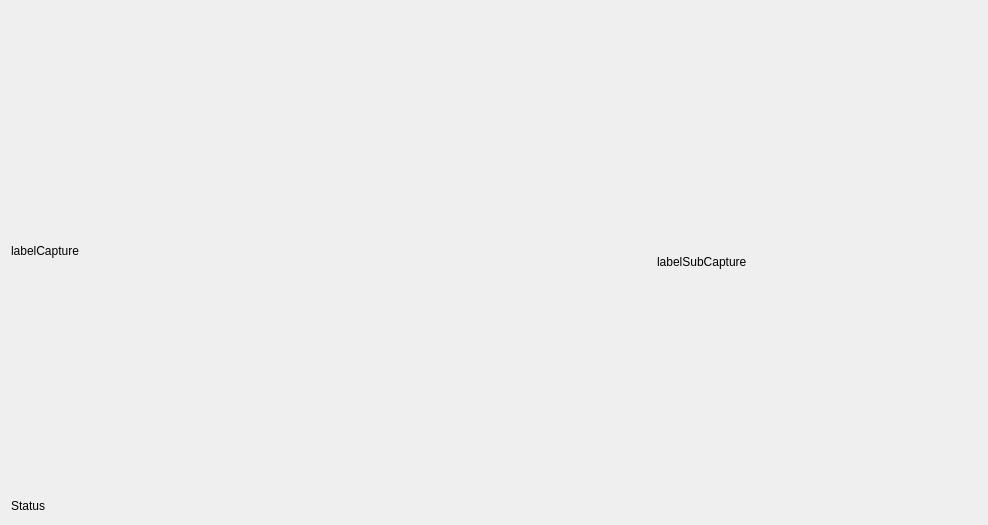
<?xml version="1.0" encoding="UTF-8"?>
<ui version="4.0">
 <class>Widget</class>
 <widget class="QWidget" name="Widget">
  <property name="geometry">
   <rect>
    <x>0</x>
    <y>0</y>
    <width>988</width>
    <height>525</height>
   </rect>
  </property>
  <property name="windowTitle">
   <string>Widget</string>
  </property>
  <layout class="QHBoxLayout" name="horizontalLayout">
   <item>
    <layout class="QVBoxLayout" name="verticalLayout_2">
     <item>
      <widget class="QLabel" name="labelCapture">
       <property name="minimumSize">
        <size>
         <width>640</width>
         <height>480</height>
        </size>
       </property>
       <property name="maximumSize">
        <size>
         <width>640</width>
         <height>480</height>
        </size>
       </property>
       <property name="text">
        <string>labelCapture</string>
       </property>
      </widget>
     </item>
     <item>
      <widget class="QLabel" name="labelStatus">
       <property name="text">
        <string>Status</string>
       </property>
      </widget>
     </item>
    </layout>
   </item>
   <item>
    <layout class="QVBoxLayout" name="verticalLayout">
     <item>
      <widget class="QLabel" name="labelSubCapture">
       <property name="minimumSize">
        <size>
         <width>320</width>
         <height>240</height>
        </size>
       </property>
       <property name="maximumSize">
        <size>
         <width>320</width>
         <height>240</height>
        </size>
       </property>
       <property name="text">
        <string>labelSubCapture</string>
       </property>
      </widget>
     </item>
    </layout>
   </item>
  </layout>
 </widget>
 <layoutdefault spacing="6" margin="11"/>
 <resources/>
 <connections/>
</ui>
